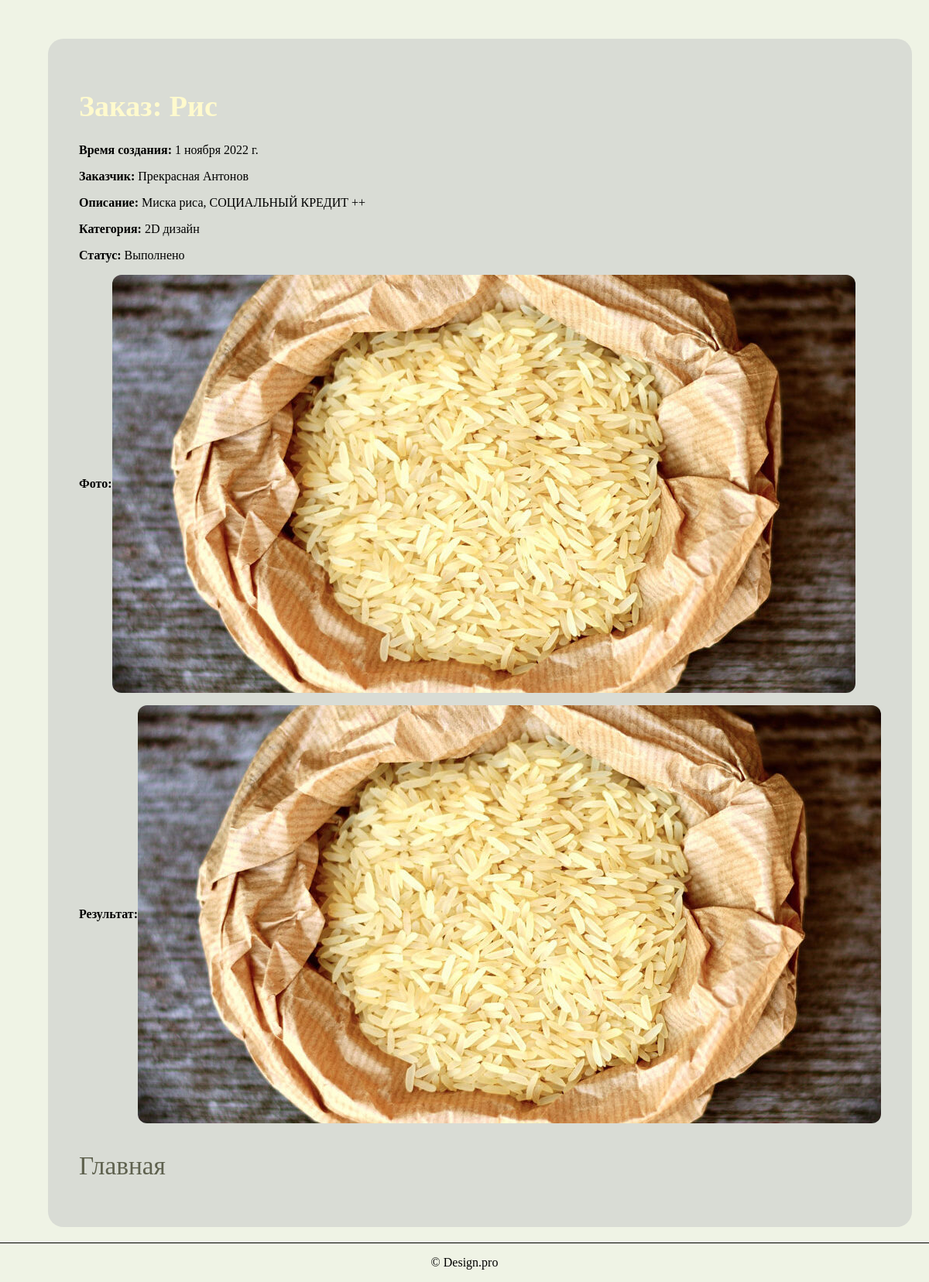
The page /studio/myorders/47 on the database its author committed.
### studio/models.py (models this page shows, shortened)
class Order(models.Model):
    day_add = models.DateField(null=True, blank=True)
    name = models.CharField(max_length=200, verbose_name='Имя', blank=False)
    summary = models.TextField(max_length=1000, help_text="Описание", blank=False)
    category = models.ForeignKey('category', help_text="Выбор категории", on_delete=models.CASCADE, blank=False)
    photo_file = models.ImageField(max_length=200, upload_to=get_name_file, blank=False, null=True,
                                   validators=[FileExtensionValidator(allowed_extensions=['png', 'jpg', 'jpeg'])])
    customer_order = models.ForeignKey('user', on_delete=models.SET_NULL, null=True, blank=True)
    comment = models.TextField(max_length=1000, help_text="Комментарий", blank=True)
    img = models.ImageField(max_length=200, upload_to=get_name_file, blank=True, null=True,
                            validators=[FileExtensionValidator(allowed_extensions=['png', 'jpg', 'jpeg'])])
    LOAN_STATUS = (
        ('n', 'Новая'),
        ('a', 'Принято в работу'),
        ('c', 'Выполнено'),
    )
    status = models.CharField(max_length=1, choices=LOAN_STATUS, blank=True, default='n')
    def get_status_name(self):
        for status in self.LOAN_STATUS:
            if status[0] == self.status:
                return status[1]
        return 'Не задан'
    class Meta:
        ordering = ["status"]
        permissions = (("can_mark_returned", "Установите статус заказа"),)

class User(AbstractUser):
    name = models.CharField(max_length=200, verbose_name='Имя', blank=False, validators=[
        RegexValidator(
            regex='^[А-Яа-я -]*$',
            message='Имя пользователя должно состоять из кириллицы',
            code='invalid_username'
        ),
    ])
    surname = models.CharField(max_length=200, verbose_name='Фамилия', blank=False, validators=[
        RegexValidator(
            regex='^[А-Яа-я -]*$',
            message='Фамилия пользователя должно состоять из кириллицы',
            code='invalid_username'
        ),
    ])
    patronymic = models.CharField(max_length=200, verbose_name='Отчество', blank=True, validators=[
        RegexValidator(
            regex='^[А-Яа-я -]*$',
            message='Отчество пользователя должно состоять из кириллицы',
            code='invalid_username'
        ),
    ])
    username = models.CharField(max_length=200, verbose_name='Логин', unique=True, blank=False, validators=[
        RegexValidator(
            regex='^[A-Za-z -]*$',
            message='Имя пользователя должно состоять только из латиницы',
            code='invalid_username'
        ),
    ])
    email = models.EmailField(max_length=200, verbose_name='Почта', unique=True, blank=False)
    password = models.CharField(max_length=200, verbose_name='Пароль', blank=False)
    role = models.CharField(max_length=200, verbose_name='Роль',
                            choices=(('admin', 'Администратор'), ('user', 'Пользователь')), default='user')
    user_file = models.ImageField(max_length=200, upload_to=get_name_file, blank=False, null=True,
                                   validators=[FileExtensionValidator(allowed_extensions=['png', 'jpg', 'jpeg'])])
    USERNAME_FIELD = 'username'
    def __str__(self):
        return str(self.name) + ' ' + str(self.surname)
    class Meta:
        ordering = ['name']

class Category(models.Model):
    name = models.CharField(max_length=200, help_text="Укажите категорию")
    def __str__(self):
        return self.name

### studio/views.py (the view)
# urls.py: path('myorders/<int:pk>', views.OrderDetailView.as_view(), name='order-detail'),
class OrderDetailView(generic.DetailView):
    model = Order

### studio/templates/studio/order_detail.html (shortened to what this page needs)
{% load static %}
{% load thumbnail %}
<!DOCTYPE html>
<html lang="ru">
<head>
    <link rel="stylesheet" media="screen" type="text/css" href="{% static 'css/style.css' %}">
</head>
<body>
<div class="mein">
    <div class="content">
        <h1>Заказ: {{ order.name }}</h1>
        <div class="project">
            <div class="info">
                <p><strong>Время создания:</strong> {{ order.day_add}}</p>
                <p><strong>Заказчик:</strong> {{ order.customer_order}}</p>
                <p><strong>Описание:</strong> {{ order.summary }}</p>
                <p><strong>Категория:</strong> {{ order.category }}</p>
                <p><strong>Статус:</strong> {{ order.get_status_name }}</p>
                <p class="strong_p"><strong class="strong">Фото:</strong> <img class="image" src="{% thumbnail order.photo_file 'index' %}"></p>
                {% if order.status == 'c' %}
                <p class="strong_p"><strong class="strong">Результат:</strong> <img class="image" src="{% thumbnail order.img 'index' %}"></p>
                {% endif %}
            </div>
        </div>
        <div class="link">
            <a href="{% url 'index'  %}">Главная</a>
        </div>
    </div>
</div>
<footer>
    <p>&copy; Design.pro</p>
</footer>
</body>
</html>

### studio/static/css/style.css (style rules this page uses)
body { margin: 0 auto; max-width: 1200px; background-color: #eff3e5; }
span, a, h3 { text-decoration: none; font-size: 24px; }
h1 { font-size: 38px; }
h1, span { color: lemonchiffon; }
.image { border-radius: 12px; }
.mein { display: flex; justify-content: center; margin-top: 50px; }
.link { display: flex; flex-direction: column; margin-right: 40px; }
.content { border-radius: 20px; padding: 40px; margin-left: 40px; background-color: #d9dcd5; }
.link > a { font-size: 25pt; margin-top: 20px; margin-bottom: 20px; text-decoration: none; color: #5f624f; }
footer { display: flex; align-items: center; justify-content: space-around; border-top: 1px solid black; margin-top: 20px; }
.strong { display: flex; align-items: center; }
.strong_p { display: flex; }

### rows shown on the page
Order: name "Рис", day_add "1 ноября 2022 г.", customer_order "Прекрасная Антонов", summary "Миска риса, СОЦИАЛЬНЫЙ КРЕДИТ ++", category "2D дизайн", get_status_name "Выполнено", photo_file (picture), img (picture)
